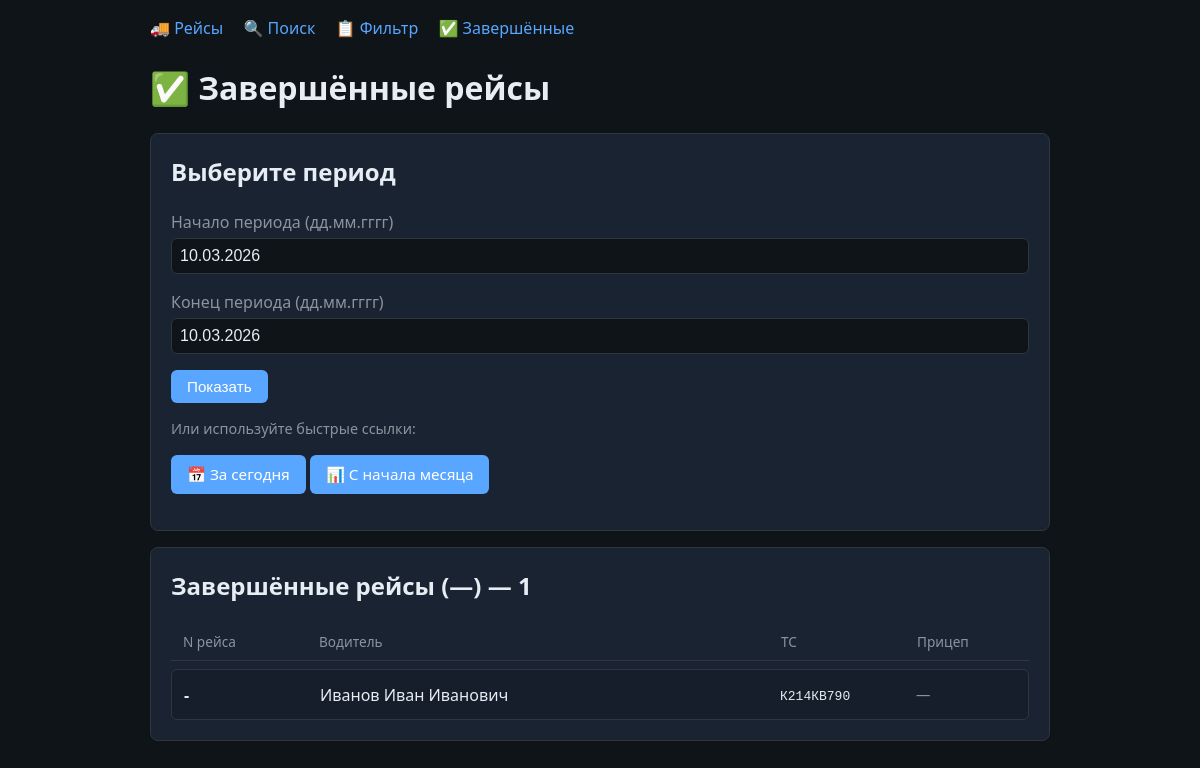
Screenshot of /admin/routes/completed with the database file from the repository.
### tables this page shows
CREATE TABLE "Route" (
	"id"	TEXT,
	"tg_id"	INTEGER,
	"points"	TEXT,
	"status"	TEXT
, number_auto TEXT DEFAULT '', temperature TEXT DEFAULT '', dispatcher_contacts TEXT DEFAULT '', registration_number TEXT DEFAULT '', trailer_number TEXT DEFAULT '');

CREATE TABLE "Users" (
	"tg_id"	TEXT,
	"name"	TEXT,
	"phone"	TEXT,
	"role"	TEXT,
	"status"	TEXT
);

### api/admin_routes_web.py (the view)
@router.get("/routes/completed", response_class=HTMLResponse)
async def route_completed(request: Request, _=Depends(require_admin)):
    user_repo, route_repo = _get_repos()
    today = datetime.now()
    date_from = request.query_params.get("date_from", "").strip()
    date_to = request.query_params.get("date_to", "").strip()
    today_param = request.query_params.get("today")
    month_param = request.query_params.get("month")
    if today_param:
        d = today.strftime("%d.%m.%Y")
        date_from = date_to = d
        period_info = d
    elif month_param:
        start = today.replace(day=1)
        date_from = start.strftime("%d.%m.%Y")
        date_to = today.strftime("%d.%m.%Y")
        period_info = f"с {date_from} по {date_to}"
    elif date_from and date_to:
        period_info = f"с {date_from} по {date_to}"
    else:
        period_info = "—"
        date_from = date_to = today.strftime("%d.%m.%Y")
    routes = route_repo.get_routes_success_in_period(date_from, date_to) if date_from and date_to else []
    driver_names = {r.tg_id: get_driver_name(user_repo, r.tg_id) for r in routes}
    req_ctx = {"date_from": date_from, "date_to": date_to}
    return templates.TemplateResponse(
        "route_completed.html",
        {
            "request": request,
            "routes": routes,
            "driver_names": driver_names,
            "period_info": period_info,
            "req_ctx": req_ctx,
        },
    )

### api/templates/route_completed.html (shortened to what this page needs)
{% extends "base.html" %}
{% block content %}
<h1>✅ Завершённые рейсы</h1>
<div class="card">
    <h2>Выберите период</h2>
    <form method="get" action="/admin/routes/completed">
        <div class="form-group">
            <label>Начало периода (дд.мм.гггг)</label>
            <input type="text" name="date_from" placeholder="01.03.2026" value="{{ req_ctx.date_from or '' }}">
        </div>
        <div class="form-group">
            <label>Конец периода (дд.мм.гггг)</label>
            <input type="text" name="date_to" placeholder="31.03.2026" value="{{ req_ctx.date_to or '' }}">
        </div>
        <button type="submit" class="btn">Показать</button>
    </form>
    <p class="route-meta">Или используйте быстрые ссылки:</p>
    <p>
        <a href="/admin/routes/completed?today=1" class="btn">📅 За сегодня</a>
        <a href="/admin/routes/completed?month=1" class="btn">📊 С начала месяца</a>
    </p>
</div>
{% if routes is defined %}
<div class="card">
    <h2>Завершённые рейсы ({{ period_info }}) — {{ routes|length }}</h2>
    {% if routes %}
    <div class="route-cards">
        <div class="route-cards-header">
            <span>N рейса</span><span>Водитель</span><span>ТС</span><span>Прицеп</span>
        </div>
        {% for r in routes %}
        <a href="/admin/routes/{{ r.id }}" class="route-card">
            <span class="route-id">{{ r.id }}</span>
            <span>{{ driver_names.get(r.tg_id, 'Неизвестно') }}</span>
            <span><code>{{ r.number_auto or '—' }}</code></span>
            <span class="route-meta">{{ r.trailer_number or '—' }}</span>
        </a>
        {% endfor %}
    </div>
    {% else %}
    <p>Рейсы не найдены за указанный период.</p>
    {% endif %}
</div>
{% endif %}
{% endblock %}

### api/templates/base.html (style rules this page uses)
:root { --bg: #0f1419; --bg-card: #1a2332; --text: #e6edf3; --text-muted: #8b949e; --accent: #58a6ff; --accent-hover: #79b8ff; --danger: #f85149; --success: #3fb950; --border: #30363d; }
* { box-sizing: border-box; }
body { font-family: 'Segoe UI', system-ui, sans-serif; background: var(--bg); color: var(--text); margin: 0; padding: 1rem; line-height: 1.5; }
a { color: var(--accent); text-decoration: none; }
.card { background: var(--bg-card); border: 1px solid var(--border); border-radius: 8px; padding: 1.25rem; margin-bottom: 1rem; }
h1, h2 { margin-top: 0; }
.btn { display: inline-block; padding: 0.5rem 1rem; background: var(--accent); color: #fff; border: none; border-radius: 6px; cursor: pointer; font-size: 0.95rem; }
.form-group { margin-bottom: 1rem; }
.form-group label { display: block; margin-bottom: 0.25rem; color: var(--text-muted); }
input, select, textarea { width: 100%; padding: 0.5rem; background: var(--bg); border: 1px solid var(--border); border-radius: 6px; color: var(--text); font-size: 1rem; }
.route-meta { font-size: 0.9rem; color: var(--text-muted); }
.route-cards { display: flex; flex-direction: column; gap: 0.5rem; }
.route-cards-header { display: grid; grid-template-columns: 120px 1fr 120px 100px; gap: 1rem; padding: 0.5rem 0.75rem; color: var(--text-muted); font-size: 0.85rem; border-bottom: 1px solid var(--border); }
.route-card { display: grid; grid-template-columns: 120px 1fr 120px 100px; gap: 1rem; align-items: center; padding: 0.75rem; background: rgba(0,0,0,0.15); border-radius: 6px; border: 1px solid var(--border); text-decoration: none; color: inherit; }
.route-card .route-id { font-weight: 600; }

### rows the page displays
Route: id "-", number_auto "К214КВ790", trailer_number "—"
Users: get "Иванов Иван Иванович"

### other values shown
{{ period_info }} "—"
{{ routes|length }} "1"
